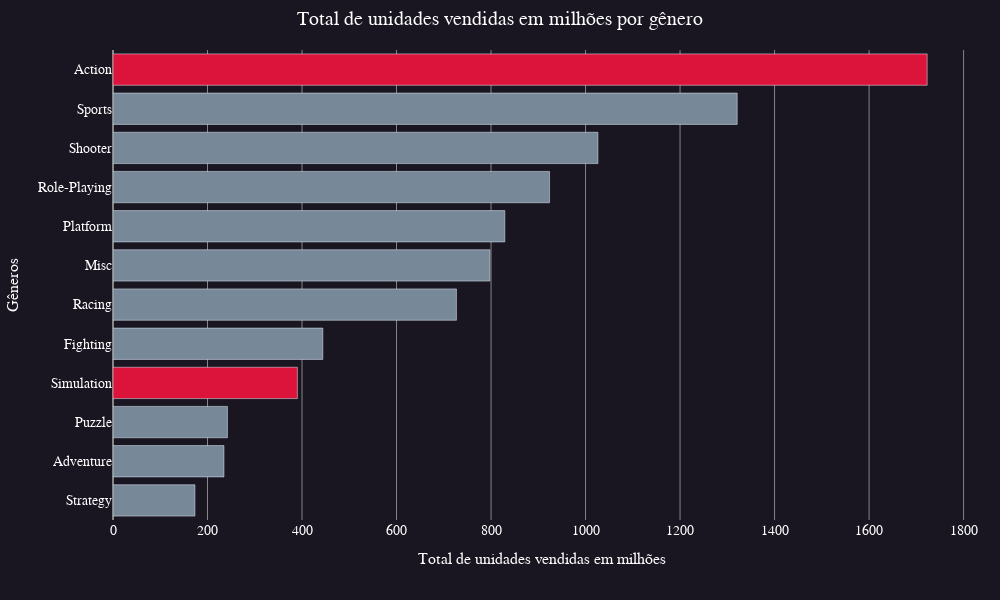

Notebook code cell kept with this figure:
### Code cell
df_genre_global_sales = df_video_game_filtrado.groupby('genre', as_index=False)['global_sales'].sum().sort_values('global_sales')
cores = df_genre_global_sales.reset_index()['genre'].apply(lambda x: 'lightslategray' if x != 'Action' and x != 'Simulation' else 'crimson')
fig = go.Figure(
    go.Bar(
        x=df_genre_global_sales['global_sales'],
        y=df_genre_global_sales['genre'],
        orientation='h',
        marker_color=list(cores)
        
    )
)

fig.update_layout(
    title_text="Total de unidades vendidas em milhões por gênero",
    xaxis_title='Total de unidades vendidas em milhões',
    yaxis_title='Gêneros',

    # Padrao
    **layout_padrao,
    
    # Eixo Y
    yaxis_showgrid=False,
)

fig.show()

### Figure 1 — Plotly figure (JSON) as saved in the notebook; plotly's stock layout.template omitted (floating-point values rounded to 4 significant figures)
{"data": [{"marker": {"color": ["lightslategray", "lightslategray", "lightslategray", "crimson", "lightslategray", "lightslategray", "lightslategray", "lightslategray", "lightslategray", "lightslategray", "lightslategray", "crimson"]}, "orientation": "h", "type": "bar", "x": [173.4, 234.8, 242.2, 390.2, 444.1, 726.8, 797.6, 829.1, 923.8, 1026.0, 1321.0, 1723.0], "y": ["Strategy", "Adventure", "Puzzle", "Simulation", "Fighting", "Racing", "Misc", "Platform", "Role-Playing", "Shooter", "Sports", "Action"]}], "layout": {"font": {"color": "#fff", "family": "Balto"}, "height": 600, "margin": {"b": 80, "l": 60, "r": 30, "t": 50}, "paper_bgcolor": "#191622", "plot_bgcolor": "#191622", "title": {"font": {"size": 20}, "text": "Total de unidades vendidas em milhões por gênero", "x": 0.5, "xanchor": "center"}, "width": 1000, "xaxis": {"gridcolor": "#868686", "gridwidth": 1, "tickfont": {"size": 14}, "title": {"font": {"size": 16}, "text": "Total de unidades vendidas em milhões"}, "zerolinecolor": "#868686", "zerolinewidth": 2}, "yaxis": {"gridcolor": "#868686", "gridwidth": 1, "showgrid": false, "tickfont": {"size": 14}, "title": {"font": {"size": 16}, "text": "Gêneros"}, "zerolinecolor": "#868686", "zerolinewidth": 2}}}
